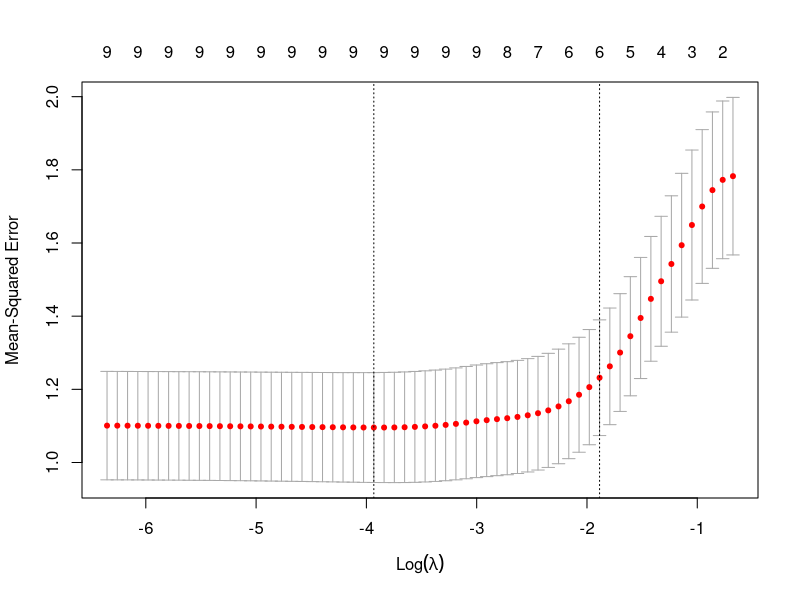

Write R code to recreate this figure. (Note: this script raises an error after producing the figure.)
## ---- chunk 1
knitr::opts_chunk$set(echo = TRUE)
options(repos = c(CRAN = "https://cloud.r-project.org"))
## ---- chunk 2
lasso_shooting <- function(X, y, lambda, tol = 1e-8, max_iter = 1000) {
  n <- dim(X)[1]
  p <- dim(X)[2]
  
  # Initialize coefficients
  beta <- rep(0, p)
  
  for (iter in 1:max_iter) {
    beta_old <- beta
    
    for (j in 1:p) {
      # Compute residuals
      r <- y - X %*% beta + X[, j] * beta[j]
      
      # Update coefficient
      beta[j] <- sign(t(r) %*% X[, j]) * max(0, abs(t(r) %*% X[, j]) - lambda) / sum(X[, j]^2)
    }
    
    # Check for convergence
    if (sqrt(sum((beta - beta_old)^2)) < tol) {
      break
    }
  }
  
  return(list(coefficients = beta))
}

lasso_path <- function(X, y, lambda_values) {
  # Initialize empty matrices to store coefficients and lambda values
  coefs <- matrix(0, ncol = length(lambda_values), nrow = ncol(X))
  lambdas <- vector(length = length(lambda_values))

  # Compute lasso for each lambda value
  for (i in 1:length(lambda_values)) {
    lambda <- lambda_values[i]
    lasso_results <- lasso_shooting(X, y, lambda)
    coefs[, i] <- lasso_results$coefficients
    lambdas[i] <- lambda
  }

  # Return matrix of coefficients and corresponding lambda values
  list(coefs = coefs, lambdas = lambdas)
}

# Load necessary libraries
library(glmnet)
library(MASS)
set.seed(123)

# Simulate data
n <- 100 
p <- 10  
X <- mvrnorm(n, rep(0, p), diag(p)) 
beta <- runif(p) # true coefficients
y <- X %*% beta + rnorm(n) # response variable

# Apply lasso function
lambda_values <- seq(0.1, 2, by = 0.1)
my_lasso_results <- lapply(lambda_values, function(lambda) lasso_shooting(X, y, lambda))

# Apply glmnet lasso function
glmnet_lasso_results <- glmnet(X, y, alpha = 1, lambda = lambda_values)

# Compare coefficients
my_lasso_coefficients <- sapply(my_lasso_results, function(result) result$coefficients)
glmnet_lasso_coefficients <- as.matrix(coef(glmnet_lasso_results))

# Print coefficients
print("My Lasso Coefficients:")
print(my_lasso_coefficients)
print("GLMNET Lasso Coefficients:")
print(glmnet_lasso_coefficients)
## ---- chunk 3
cv_lasso <- function(X, y, lambda_seq, nfolds = 10) {
  n <- dim(X)[1]
  p <- dim(X)[2]
  
  # Initialize matrix to store coefficients
  beta_mat <- matrix(0, nrow = length(lambda_seq), ncol = p)
  
  # Initialize vector to store mean MSE for each lambda
  mean_mse <- rep(0, length(lambda_seq))
  
  # Perform k-fold cross-validation
  for (i in 1:length(lambda_seq)) {
    # Define folds
    folds <- sample(1:nfolds, n, replace = TRUE)
    
    # Initialize vector to store MSE for each fold
    mse <- rep(0, nfolds)
    
    for (k in 1:nfolds) {
      # Split data into training and test sets
      X_train <- X[folds != k,]
      y_train <- y[folds != k]
      X_test <- X[folds == k,]
      y_test <- y[folds == k]
      
      # Fit Lasso on training set
      beta <- lasso_shooting(X_train, y_train, lambda_seq[i])
      
      # Compute MSE on test set
      mse[k] <- mean((y_test - X_test %*% beta$coefficients)^2)
    }
    
    # Store mean MSE for current lambda
    mean_mse[i] <- mean(mse)
    
    # Store coefficients
    beta_mat[i,] <- beta$coefficients
  }
  
  return(list(lambda = lambda_seq, mse = mean_mse, beta = beta_mat))
}

# Define lambda sequence
lambda_seq <- seq(0.1, 1, length.out = 100)

# Fit Lasso using shooting algorithm
cv_out <- cv_lasso(X, y, lambda_seq)

# Apply glmnet lasso function
cv_model <- cv.glmnet(as.matrix(X), y, alpha = 1, nfolds = 10)
plot(cv_model)

print(paste("Shooting algorithm MSE:", min(cv_out$mse)))
print(paste("glmnet MSE:", min(cv_model$cvm)))

## ---- chunk 4
# Install and load the caret package
install.packages("caret")
library(caret)

# Load the Hitters dataset
data(Hitters, package = "ISLR")

# Remove rows with missing salary values
Hitters <- na.omit(Hitters)

# Create model matrix
x <- model.matrix(Salary ~ ., Hitters)[,-1]
y <- Hitters$Salary

# Split data into training and testing sets
set.seed(123)
trainIndex <- createDataPartition(y, p = 0.7, list = FALSE)
x_train <- x[trainIndex,]
y_train <- y[trainIndex]
x_test <- x[-trainIndex,]
y_test <- y[-trainIndex]
## ---- chunk 5

library(glmnet)

# Define lambda sequence
lambda_seq <- 10^seq(10, -2, length.out = 50)

# Fit Lasso using shooting algorithm
cv_out <- cv_lasso(x_train, y_train, lambda_seq)

# Fit Lasso using glmnet
fit_glmnet <- cv.glmnet(x_train, y_train, alpha = 1, lambda = lambda_seq)

# Compare results
print(paste("Shooting algorithm MSE:", min(cv_out$mse)))
print(paste("glmnet MSE:", min(fit_glmnet$cvm)))
## ---- chunk 6
# Fit Ridge regression using glmnet
fit_ridge <- cv.glmnet(x_train, y_train, alpha = 0, lambda = lambda_seq)

# Fit least squares regression using glmnet (lambda = 0)
fit_ls <- glmnet(x_train, y_train, alpha = 0, lambda = 0)
## ---- chunk 7
# Compute predictions for testing data
pred_lasso <- predict(fit_glmnet, s = fit_glmnet$lambda[which.min(fit_glmnet$cvm)], newx = x_test)

pred_ridge <- predict(fit_ridge, s = fit_ridge$lambda.min, newx = x_test)
pred_ls <- predict(fit_ls, newx = x_test)

# Compute MSE for testing data
mse_lasso <- mean((y_test - pred_lasso)^2)
mse_ridge <- mean((y_test - pred_ridge)^2)
mse_ls <- mean((y_test - pred_ls)^2)

# Print MSE for testing data
print(paste("Lasso MSE:", mse_lasso))
print(paste("Ridge MSE:", mse_ridge))
print(paste("LS MSE:", mse_ls))

# Plot coefficient paths
plot(fit_glmnet, xvar = "lambda", label = TRUE)
